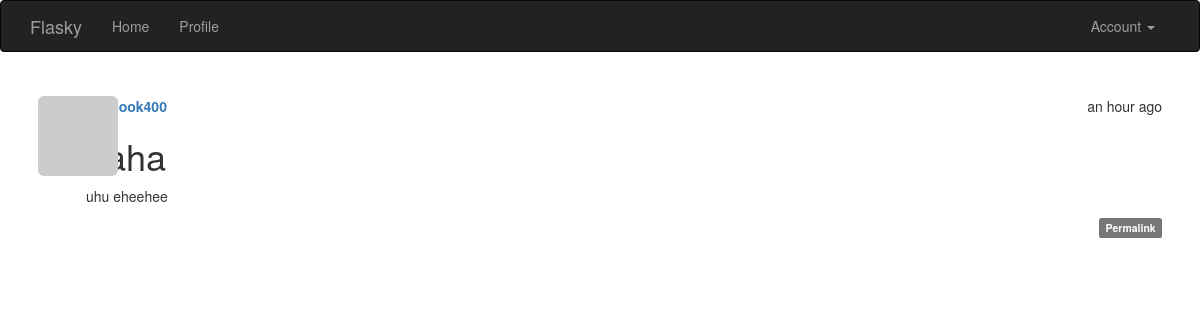
/post/105 (signed in), run on the app's committed database.
### app/models.py (models this page shows, shortened)
class Post(db.Model):
    __tablename__ = 'posts'
    id = db.Column(db.Integer, primary_key=True)
    body = db.Column(db.Text)
    timestamp = db.Column(db.DateTime, index=True, default=datetime.utcnow)
    author_id = db.Column(db.Integer, db.ForeignKey('users.id'))
    body_html = db.Column(db.Text)

class User(UserMixin, db.Model):
    __tablename__ = 'users'
    id = db.Column(db.Integer, primary_key=True)
    email = db.Column(db.String(64), unique=True, index=True)
    username = db.Column(db.String(64), unique=True, index=True)
    role_id = db.Column(db.Integer, db.ForeignKey('roles.id'))
    password_hash = db.Column(db.String(128))
    confirmed = db.Column(db.Boolean, default=False)
    name = db.Column(db.String(64))
    location = db.Column(db.String(64))
    about_me = db.Column(db.Text())
    member_since = db.Column(db.DateTime(), default=datetime.utcnow)
    last_seen = db.Column(db.DateTime(), default=datetime.utcnow)
    avatar_hash = db.Column(db.String(32))
    posts = db.relationship('Post', backref='author', lazy='dynamic')
    def ping(self):
        self.last_seen = datetime.utcnow()
        db.session.add(self)
        db.session.commit()
    @property
    def password(self):
        raise AttributeError('password is not a readable attribute')
    def gravatar_hash(self):
        return hashlib.md5(self.email.lower().encode('utf-8')).hexdigest()
    def can(self, perm):
        return self.role is not None and self.role.has_permission(perm)
    def is_administrator(self):
        return self.can(Permission.ADMIN)
    def gravatar(self, size=100, default='identicon', rating='g'):
        if request.is_secure:
            url = 'https://secure.gravatar.com/avatar'
        else:
            url = 'http://www.gravatar.com/avatar'
        hash = self.avatar_hash or self.gravatar_hash()
        return '{url}/{hash}?s={size}&d={default}&r={rating}'.format(
            url=url, hash=hash, size=size, default=default, rating=rating)

### app/main/views.py (the view)
@main.route('/post/<int:id>')
def post(id):
    post = Post.query.get_or_404(id)
    return render_template('post.html', posts=[post])

### app/auth/views.py (called while the page is built)
@auth.before_app_request
def before_request():
    if current_user.is_authenticated:
        current_user.ping()
        if not current_user.confirmed \
                and request.endpoint \
                and request.blueprint != 'auth' \
                and request.endpoint != 'static':
            return redirect(url_for('auth.unconfirmed'))

### app/main/__init__.py (called while the page is built)
@main.app_context_processor
def inject_permissions():
    return dict(Permission=Permission)

### app/models.py (called while the page is built)
@login_manager.user_loader
def load_user(user_id):
    return User.query.get(int(user_id))

    def has_permission(self, perm):
        return self.permissions & perm == perm

### app/templates/post.html (shortened to what this page needs)
{% extends "base.html" %}
{% block page_content %}
{% include '_posts.html' %}
{% endblock %}

### app/templates/_posts.html (shortened to what this page needs)
<ul class="posts">
    {% for post in posts %}
    <li class="post">
        <div class="profile-thumbnail">
            <a href="{{ url_for('.user', username=post.author.username) }}">
                <img class="img-rounded profile-thumbnail" src="{{ post.author.gravatar(size=40) }}">
            </a>
        </div>
        <div class="post-content">
            <div class="post-date">{{ moment(post.timestamp).fromNow() }}</div>
            <div class="post-author">
                <a href="{{ url_for('.user', username=post.author.username) }}">
                    {{ post.author.username }}
                </a>
            </div>
            <div class="post-body">
                {% if post.body_html %}
                {{ post.body_html | safe }}
                {% else %}
                {{ post.body }}
                {% endif %}
            </div>
            <div class="post-footer">
                <a href="{{ url_for('.post', id=post.id) }}">
                    <span class="label label-default">Permalink</span>
                </a>
            </div>
        </div>
    </li>
    {% endfor %}
</ul>

### app/static/styles.css (style rules this page uses)
.profile-thumbnail { position: absolute; }
ul.posts { list-style-type: none; padding: 0; margin: 16px 0px 0px 0px; border-top: 1px solid #e0e0e0; border-top: none; }
ul.posts li.post { padding: 8px; border-bottom: #f0f0f0; }
div.post-date { float: right; }
div.post-author { font-weight: bold; }
div.post-content { margin-left: 48px; min-height: 48px; }
div.post-footer { text-align: right; }

### data on the page
Post: timestamp "an hour ago", author.username "bencook400", body_html "haha uhu eheehee"
